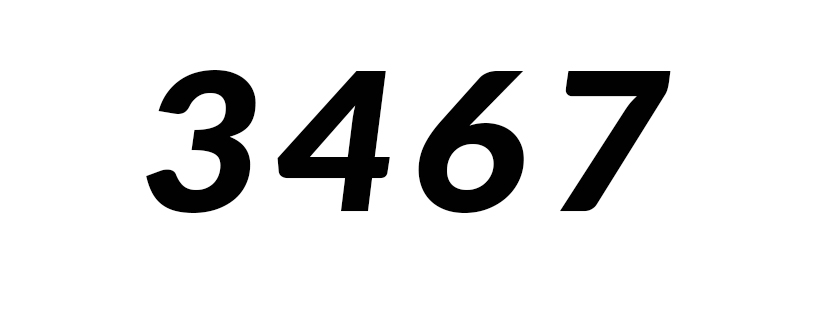
#> input picture Examples/1.jpg, 832 x 311 px
$ python -i segmentation.py   (imports and definitions only)   (older library calls are emulated)
#> lines starting #> are read from the running program, lines starting #| are printed output that depends on the picture; after the words box and inside, x2 and y2 are one past the last pixel; in counts of white or black regions, pixels touching at a corner belong together
# Import the modules
import cv2
from matplotlib import cm
import numpy as np
from PIL import Image


def find(Ima):
#> called with Ima = 'Examples/1.jpg'
    digit_images={}
    # Read the input image
    im = cv2.imread(Ima)
#> im is the input picture: shape (311, 832, 3); min 0, max 255, mean 226.3

    # Convert to grayscale and apply Gaussian filtering
    im_gray = cv2.cvtColor(im, cv2.COLOR_BGR2GRAY)
    im_gray = cv2.GaussianBlur(im_gray, (5, 5), 0)

    # Threshold the image
    ret, im_th = cv2.threshold(im_gray, 90, 255, cv2.THRESH_BINARY_INV)
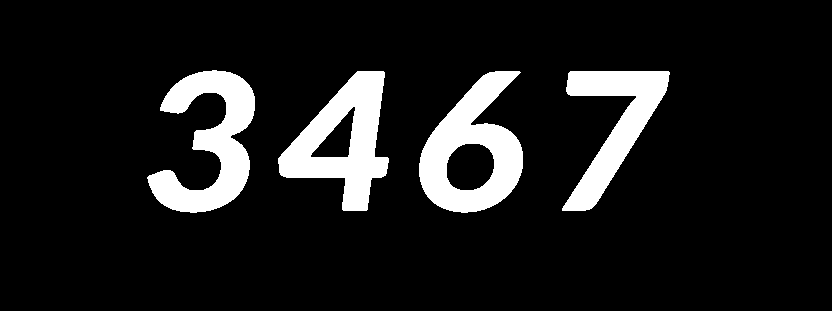
#> im_th: shape (311, 832); 11% white; 4 white regions

    # Find contours in the image
    _,ctrs, hier = cv2.findContours(im_th.copy(), cv2.RETR_EXTERNAL, cv2.CHAIN_APPROX_SIMPLE)
#> ctrs = 4 contours; box (x1, y1, x2, y2) and area: (419, 71, 523, 213) 9231, (278, 71, 389, 211) 8230, (147, 70, 255, 213) 7042, (562, 71, 670, 211) 5732

    # Get rectangles contains each contour
    rects = (cv2.boundingRect(ctr) for ctr in ctrs)


    for rect in rects:
        # Draw the rectangles
        cv2.rectangle(im_th, (rect[0], rect[1]), (rect[0] + rect[2], rect[1] + rect[3]), (25, 255, 121), 3)
        roi = im_th[rect[1]:rect[1]+rect[3] , rect[0]: rect[0] + rect[2]]
        roi = cv2.dilate(roi, (10, 10))
        #print(rect[0],rect[1])
        outputImage = cv2.copyMakeBorder(
                     roi,
                     10,
                     10,
                     10,
                     10,
                     cv2.BORDER_CONSTANT,
                     value=(0,0,0)
                  )

        outputImage = cv2.resize(outputImage,(28,28))
        digit_images[rect[0]] = str(rect[0])+'.png'
        cv2.imwrite(str(rect[0])+'.png',outputImage)
#> this loop made 4 passes
#> rect on passes 1 to 4: (562, 71, 108, 140), (419, 71, 104, 142), (278, 71, 111, 140), (147, 70, 108, 143)
#> pass 1, in find, `roi = im_th[rect[1]:rect[1]+rect[3] , rect[0]: rect[0] + rect[2]]`:
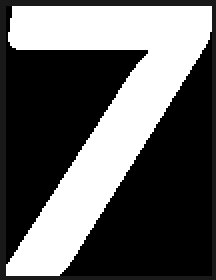
#> roi: shape (140, 108) (shown 2 times larger); min 0, max 255, mean 96.4
#> pass 1, in find, `outputImage = cv2.copyMakeBorder( roi, 10, 10, 10, 10, cv2.BORDER_CONS..`:
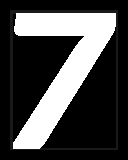
#> outputImage: shape (160, 128); min 0, max 255, mean 73.3
#> pass 1, in find, `outputImage = cv2.resize(outputImage,(28,28))`:
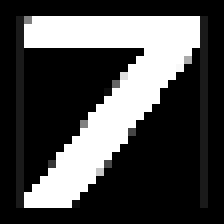
#> outputImage: shape (28, 28) (shown 8 times larger); min 0, max 255, mean 73.6
#> after the loop:
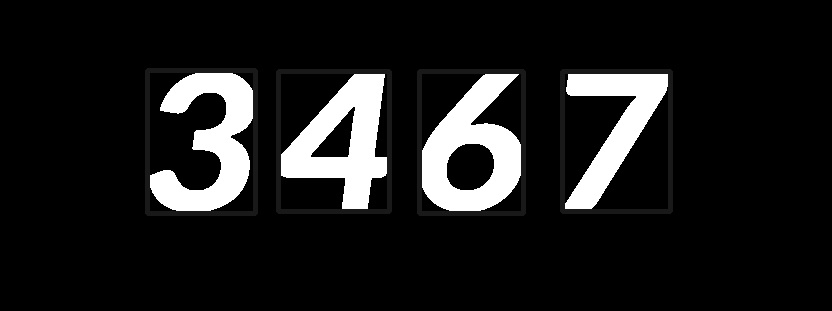
#> im_th: shape (311, 832); 3.83% of pixels changed, all inside (x1, y1, x2, y2) = (145, 68, 673, 216)
#> after the loop:
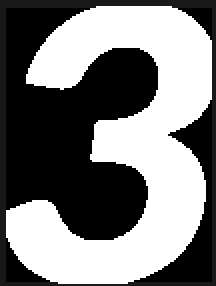
#> roi: shape (143, 108) (shown 2 times larger); min 0, max 255, mean 124.2
#> after the loop, digit_images = {562: '562.png', 419: '419.png', 278: '278.png', 147: '147.png'}
    digit_images = dict(sorted(digit_images.items()))
#> digit_images = {147: '147.png', 278: '278.png', 419: '419.png', 562: '562.png'}
    return digit_images
    print(digit_images.keys())
    cv2.imshow("Resulting Image with Rectangular ROIs", im_th)
    cv2.waitKey()

>>> result = find('Examples/1.jpg')
#> result has the same summary as digit_images in find

$ run again, on Examples/10.jpg
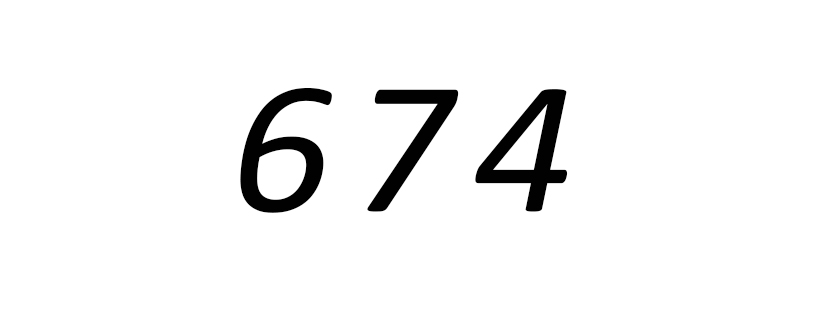
#> input picture Examples/10.jpg, 832 x 311 px
#> in find, im is the input picture: shape (311, 832, 3); min 0, max 255, mean 243.3
#> in find, `ret, im_th = cv2.threshold(im_gray, 90, 255, cv2.THRESH_BINARY_INV)`:
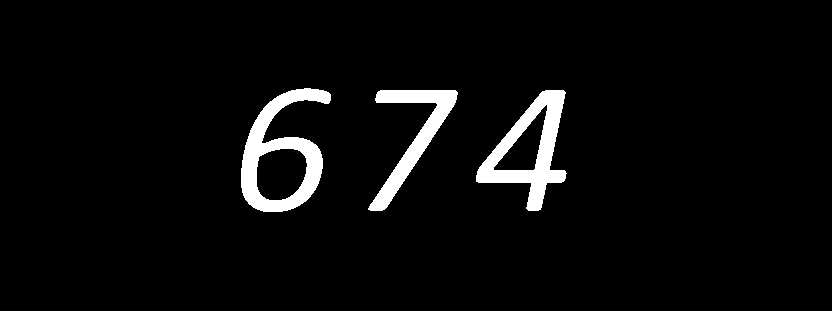
#> im_th: shape (311, 832); 4.4% white; 3 white regions
#> ctrs = 3 contours; box (x1, y1, x2, y2) and area: (241, 88, 331, 212) 6214, (476, 90, 567, 211) 5232, (368, 90, 458, 211) 2770
#> the loop in find, `for rect in rects:` made 3 passes
#> rect on passes 1 to 3: (476, 90, 91, 121), (368, 90, 90, 121), (241, 88, 90, 124)
#> after the loop in find, `for rect in rects:`:
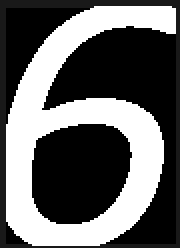
#> roi: shape (124, 90) (shown 2 times larger); min 0, max 255, mean 100.8
#> after the loop in find, `for rect in rects:`: digit_images = {476: '476.png', 368: '368.png', 241: '241.png'}
#> in find, `digit_images = dict(sorted(digit_images.items()))`: digit_images = {241: '241.png', 368: '368.png', 476: '476.png'}

$ run again, on Examples/2.jpg
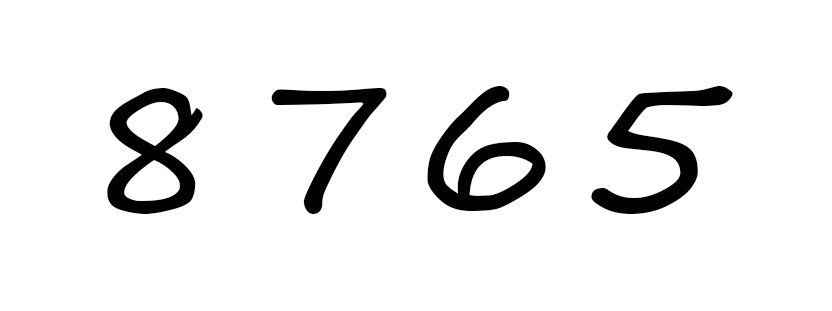
#> input picture Examples/2.jpg, 832 x 311 px
#> in find, im is the input picture: shape (311, 832, 3); min 0, max 255, mean 236.3
#> in find, `ret, im_th = cv2.threshold(im_gray, 90, 255, cv2.THRESH_BINARY_INV)`:
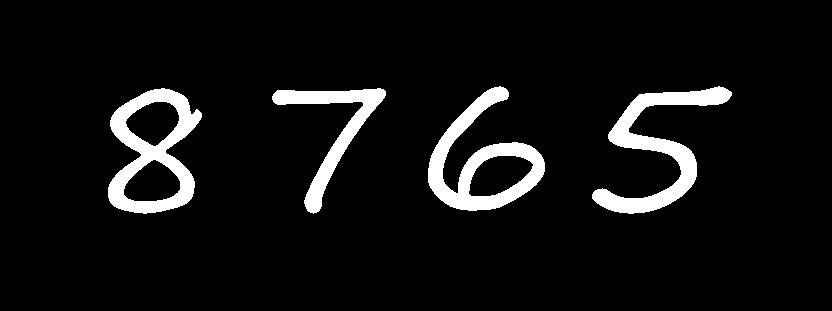
#> im_th: shape (311, 832); 7% white; 4 white regions
#> ctrs = 4 contours; box (x1, y1, x2, y2) and area: (108, 88, 202, 214) 7968, (428, 86, 545, 211) 6464, (592, 86, 732, 214) 4612, (272, 88, 386, 214) 2996
#> the loop in find, `for rect in rects:` made 4 passes
#> rect on passes 1 to 4: (272, 88, 114, 126), (108, 88, 94, 126), (592, 86, 140, 128), (428, 86, 117, 125)
#> after the loop in find, `for rect in rects:`:
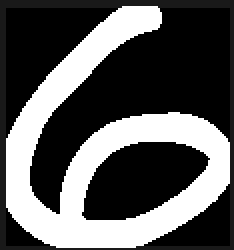
#> roi: shape (125, 117) (shown 2 times larger); min 0, max 255, mean 89.6
#> after the loop in find, `for rect in rects:`: digit_images = {272: '272.png', 108: '108.png', 592: '592.png', 428: '428.png'}
#> in find, `digit_images = dict(sorted(digit_images.items()))`: digit_images = {108: '108.png', 272: '272.png', 428: '428.png', 592: '592.png'}
#> result has the same summary as digit_images in find
